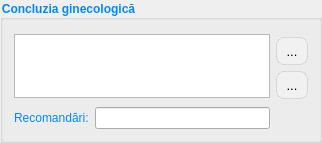
                <widget class="QGroupBox" name="groupBox_15">
                 <property name="sizePolicy">
                  <sizepolicy hsizetype="Preferred" vsizetype="Fixed">
                   <horstretch>0</horstretch>
                   <verstretch>0</verstretch>
                  </sizepolicy>
                 </property>
                 <property name="font">
                  <font>
                   <family>Cantarell</family>
                   <bold>true</bold>
                  </font>
                 </property>
                 <property name="styleSheet">
                  <string notr="true">color: rgb(0, 137, 255);</string>
                 </property>
                 <property name="title">
                  <string>Concluzia ginecologică</string>
                 </property>
                 <layout class="QGridLayout" name="gridLayout_23">
                  <item row="1" column="2">
                   <widget class="QToolButton" name="btn_template_gynecology">
                    <property name="styleSheet">
                     <string notr="true">QToolButton
{
    border: 1px solid rgba(0, 0, 0, 0.1);
    border-radius: 8px;
    background-color: #f1f1f1;
    color: #000000;
    font-size: 13px;
    padding: 4px 4px;
}
QToolButton:hover
{
    background-color: #e0e0e0;
}
QToolButton:pressed
{
    background-color: #d0d0d0;
}</string>
                    </property>
                    <property name="text">
                     <string>...</string>
                    </property>
                    <property name="icon">
                     <iconset resource="../resource.qrc">
                      <normaloff>:/img/select.png</normaloff>:/img/select.png</iconset>
                    </property>
                   </widget>
                  </item>
                  <item row="0" column="0" rowspan="4" colspan="2">
                   <widget class="QPlainTextEdit" name="gynecology_concluzion">
                    <property name="maximumSize">
                     <size>
                      <width>16777215</width>
                      <height>64</height>
                     </size>
                    </property>
                   </widget>
                  </item>
                  <item row="2" column="2">
                   <widget class="QToolButton" name="btn_add_template_gynecology">
                    <property name="styleSheet">
                     <string notr="true">QToolButton
{
    border: 1px solid rgba(0, 0, 0, 0.1);
    border-radius: 8px;
    background-color: #f1f1f1;
    color: #000000;
    font-size: 13px;
    padding: 4px 4px;
}
QToolButton:hover
{
    background-color: #e0e0e0;
}
QToolButton:pressed
{
    background-color: #d0d0d0;
}</string>
                    </property>
                    <property name="text">
                     <string>...</string>
                    </property>
                    <property name="icon">
                     <iconset resource="../resource.qrc">
                      <normaloff>:/img/add_x32.png</normaloff>:/img/add_x32.png</iconset>
                    </property>
                   </widget>
                  </item>
                  <item row="3" column="2" rowspan="2">
                   <spacer name="verticalSpacer_9">
                    <property name="orientation">
                     <enum>Qt::Vertical</enum>
                    </property>
                    <property name="sizeHint" stdset="0">
                     <size>
                      <width>20</width>
                      <height>30</height>
                     </size>
                    </property>
                   </spacer>
                  </item>
                  <item row="4" column="0">
                   <widget class="QLabel" name="label_100">
                    <property name="text">
                     <string>Recomandări:</string>
                    </property>
                   </widget>
                  </item>
                  <item row="4" column="1">
                   <widget class="LineEditCustom" name="gynecology_recommendation">
                    <property name="font">
                     <font>
                      <bold>false</bold>
                     </font>
                    </property>
                   </widget>
                  </item>
                 </layout>
                </widget>
